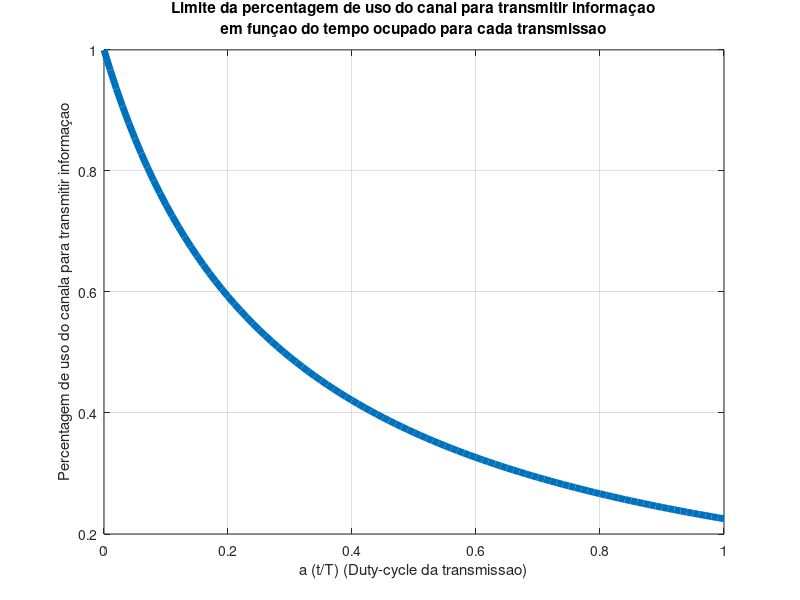

MATLAB code for this plot: (Note: this script raises an error after producing the figure.)
a = 0:0.01:1;

figure('Name', 'csma_performance')
plot(a, 1./(1+ 3.44 * a), 'LineWidth', 5)
title({'Limite da percentagem de uso do canal para transmitir informaçao', ...
       'em funçao do tempo ocupado para cada transmissao'})
xlabel('a (t/T) (Duty-cycle da transmissao)'), ylabel('Percentagem de uso do canala para transmitir informaçao')
grid on

saveNamedImg('./', 'png', true)
    
